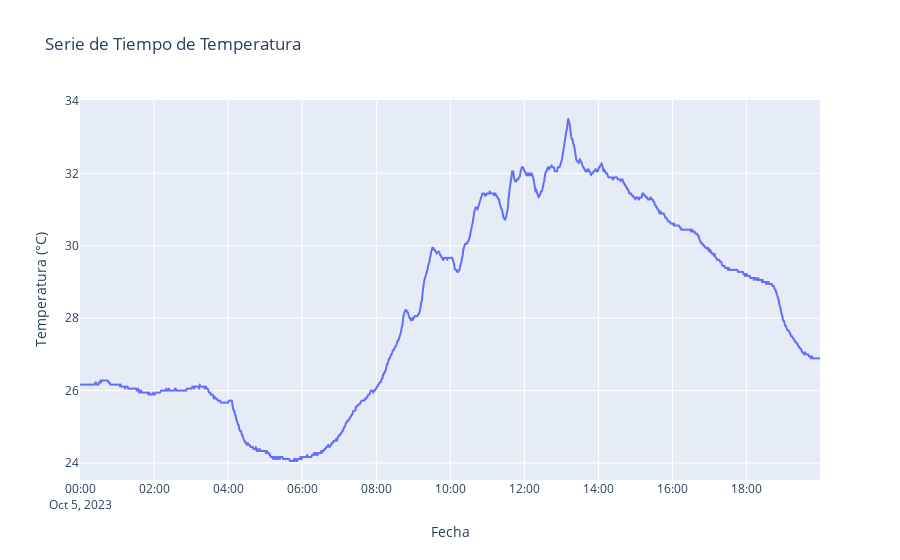

Source (notebook cell):
### Code cell
import plotly.express as px
import pandas as pd

# Lee los datos del archivo CSV
archivo_csv = "temperatura_caucasia.csv"
df = pd.read_csv(archivo_csv)

# Asegúrate de que la columna de fecha esté en formato datetime
df['fecha'] = pd.to_datetime(df['fecha'])

# Crea una gráfica de líneas interactiva con Plotly Express
fig = px.line(df, x='fecha', y='temperatura', title='Serie de Tiempo de Temperatura')
fig.update_xaxes(title_text='Fecha')
fig.update_yaxes(title_text='Temperatura (°C)')

# Personaliza el diseño de la gráfica si es necesario
# fig.update_layout(
#     xaxis=dict(
#         showline=True,
#         showgrid=False
#     ),
#     yaxis=dict(
#         showline=True,
#         showgrid=False
#     )
# )

# Muestra la gráfica
fig.show()

### Figure 1 — Plotly figure (JSON) as saved in the notebook; plotly's stock layout.template omitted (floating-point values rounded to 4 significant figures; data arrays with more than 128 entries replaced by an {"elided": "..."} marker saying what was removed)
{"data": [{"hovertemplate": "fecha=%{x}<br>temperatura=%{y}<extra></extra>", "legendgroup": "", "line": {"color": "#636efa", "dash": "solid"}, "marker": {"symbol": "circle"}, "mode": "lines", "name": "", "showlegend": false, "type": "scattergl", "x": {"elided": "1200 str values"}, "xaxis": "x", "y": {"elided": "1200 float values"}, "yaxis": "y"}], "layout": {"legend": {"tracegroupgap": 0}, "title": {"text": "Serie de Tiempo de Temperatura"}, "xaxis": {"anchor": "y", "domain": [0, 1], "title": {"text": "Fecha"}}, "yaxis": {"anchor": "x", "domain": [0, 1], "title": {"text": "Temperatura (°C)"}}}}
